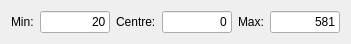
  <widget class="QWidget" name="layoutWidget_13">
   <property name="geometry">
    <rect>
     <x>420</x>
     <y>200</y>
     <width>351</width>
     <height>35</height>
    </rect>
   </property>
   <layout class="QHBoxLayout" name="horizontalLayout_16">
    <item>
     <widget class="QLabel" name="label_37">
      <property name="text">
       <string>Min:</string>
      </property>
     </widget>
    </item>
    <item>
     <widget class="QLineEdit" name="rightEyelidMin">
      <property name="text">
       <string>20</string>
      </property>
      <property name="alignment">
       <set>Qt::AlignRight|Qt::AlignTrailing|Qt::AlignVCenter</set>
      </property>
     </widget>
    </item>
    <item>
     <widget class="QLabel" name="label_38">
      <property name="text">
       <string>Centre:</string>
      </property>
     </widget>
    </item>
    <item>
     <widget class="QLineEdit" name="rightEyelidTrim">
      <property name="text">
       <string>0</string>
      </property>
      <property name="alignment">
       <set>Qt::AlignRight|Qt::AlignTrailing|Qt::AlignVCenter</set>
      </property>
     </widget>
    </item>
    <item>
     <widget class="QLabel" name="label_39">
      <property name="text">
       <string>Max:</string>
      </property>
     </widget>
    </item>
    <item>
     <widget class="QLineEdit" name="rightEyelidMax">
      <property name="text">
       <string>581</string>
      </property>
      <property name="alignment">
       <set>Qt::AlignRight|Qt::AlignTrailing|Qt::AlignVCenter</set>
      </property>
     </widget>
    </item>
   </layout>
  </widget>
